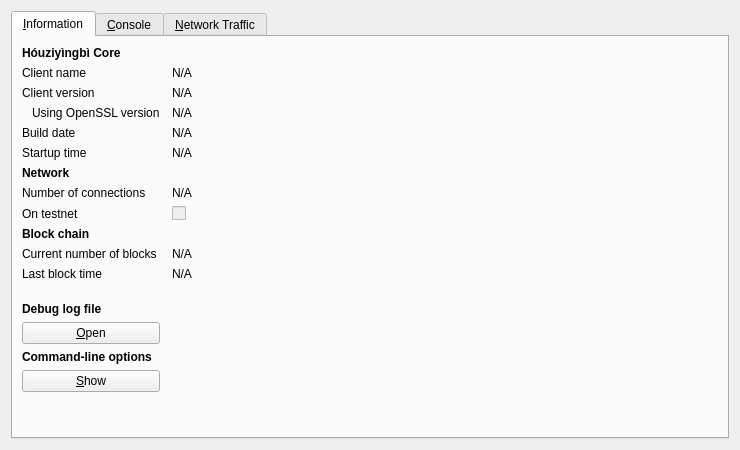
<?xml version="1.0" encoding="UTF-8"?>
<ui version="4.0">
 <class>RPCConsole</class>
 <widget class="QDialog" name="RPCConsole">
  <property name="geometry">
   <rect>
    <x>0</x>
    <y>0</y>
    <width>740</width>
    <height>450</height>
   </rect>
  </property>
  <property name="windowTitle">
   <string>Hóuziyìngbì - Debug window</string>
  </property>
  <layout class="QVBoxLayout" name="verticalLayout_2">
   <item>
    <widget class="QTabWidget" name="tabWidget">
     <property name="currentIndex">
      <number>0</number>
     </property>
     <widget class="QWidget" name="tab_info">
      <attribute name="title">
       <string>&amp;Information</string>
      </attribute>
      <layout class="QGridLayout" name="gridLayout" columnstretch="0,1">
       <property name="horizontalSpacing">
        <number>12</number>
       </property>
       <item row="0" column="0">
        <widget class="QLabel" name="label_9">
         <property name="font">
          <font>
           <weight>75</weight>
           <bold>true</bold>
          </font>
         </property>
         <property name="text">
          <string>Hóuziyìngbì Core</string>
         </property>
        </widget>
       </item>
       <item row="1" column="0">
        <widget class="QLabel" name="label_5">
         <property name="text">
          <string>Client name</string>
         </property>
        </widget>
       </item>
       <item row="1" column="1">
        <widget class="QLabel" name="clientName">
         <property name="cursor">
          <cursorShape>IBeamCursor</cursorShape>
         </property>
         <property name="text">
          <string>N/A</string>
         </property>
         <property name="textFormat">
          <enum>Qt::PlainText</enum>
         </property>
         <property name="textInteractionFlags">
          <set>Qt::LinksAccessibleByMouse|Qt::TextSelectableByKeyboard|Qt::TextSelectableByMouse</set>
         </property>
        </widget>
       </item>
       <item row="2" column="0">
        <widget class="QLabel" name="label_6">
         <property name="text">
          <string>Client version</string>
         </property>
        </widget>
       </item>
       <item row="2" column="1">
        <widget class="QLabel" name="clientVersion">
         <property name="cursor">
          <cursorShape>IBeamCursor</cursorShape>
         </property>
         <property name="text">
          <string>N/A</string>
         </property>
         <property name="textFormat">
          <enum>Qt::PlainText</enum>
         </property>
         <property name="textInteractionFlags">
          <set>Qt::LinksAccessibleByMouse|Qt::TextSelectableByKeyboard|Qt::TextSelectableByMouse</set>
         </property>
        </widget>
       </item>
       <item row="3" column="0">
        <widget class="QLabel" name="label_14">
         <property name="text">
          <string>Using OpenSSL version</string>
         </property>
         <property name="indent">
          <number>10</number>
         </property>
        </widget>
       </item>
       <item row="3" column="1">
        <widget class="QLabel" name="openSSLVersion">
         <property name="cursor">
          <cursorShape>IBeamCursor</cursorShape>
         </property>
         <property name="text">
          <string>N/A</string>
         </property>
         <property name="textFormat">
          <enum>Qt::PlainText</enum>
         </property>
         <property name="textInteractionFlags">
          <set>Qt::LinksAccessibleByMouse|Qt::TextSelectableByKeyboard|Qt::TextSelectableByMouse</set>
         </property>
        </widget>
       </item>
       <item row="4" column="0">
        <widget class="QLabel" name="label_12">
         <property name="text">
          <string>Build date</string>
         </property>
        </widget>
       </item>
       <item row="4" column="1">
        <widget class="QLabel" name="buildDate">
         <property name="cursor">
          <cursorShape>IBeamCursor</cursorShape>
         </property>
         <property name="text">
          <string>N/A</string>
         </property>
         <property name="textFormat">
          <enum>Qt::PlainText</enum>
         </property>
         <property name="textInteractionFlags">
          <set>Qt::LinksAccessibleByMouse|Qt::TextSelectableByKeyboard|Qt::TextSelectableByMouse</set>
         </property>
        </widget>
       </item>
       <item row="5" column="0">
        <widget class="QLabel" name="label_13">
         <property name="text">
          <string>Startup time</string>
         </property>
        </widget>
       </item>
       <item row="5" column="1">
        <widget class="QLabel" name="startupTime">
         <property name="cursor">
          <cursorShape>IBeamCursor</cursorShape>
         </property>
         <property name="text">
          <string>N/A</string>
         </property>
         <property name="textFormat">
          <enum>Qt::PlainText</enum>
         </property>
         <property name="textInteractionFlags">
          <set>Qt::LinksAccessibleByMouse|Qt::TextSelectableByKeyboard|Qt::TextSelectableByMouse</set>
         </property>
        </widget>
       </item>
       <item row="6" column="0">
        <widget class="QLabel" name="label_11">
         <property name="font">
          <font>
           <weight>75</weight>
           <bold>true</bold>
          </font>
         </property>
         <property name="text">
          <string>Network</string>
         </property>
        </widget>
       </item>
       <item row="7" column="0">
        <widget class="QLabel" name="label_7">
         <property name="text">
          <string>Number of connections</string>
         </property>
        </widget>
       </item>
       <item row="7" column="1">
        <widget class="QLabel" name="numberOfConnections">
         <property name="cursor">
          <cursorShape>IBeamCursor</cursorShape>
         </property>
         <property name="text">
          <string>N/A</string>
         </property>
         <property name="textFormat">
          <enum>Qt::PlainText</enum>
         </property>
         <property name="textInteractionFlags">
          <set>Qt::LinksAccessibleByMouse|Qt::TextSelectableByKeyboard|Qt::TextSelectableByMouse</set>
         </property>
        </widget>
       </item>
       <item row="8" column="0">
        <widget class="QLabel" name="label_8">
         <property name="text">
          <string>On testnet</string>
         </property>
        </widget>
       </item>
       <item row="8" column="1">
        <widget class="QCheckBox" name="isTestNet">
         <property name="enabled">
          <bool>false</bool>
         </property>
         <property name="text">
          <string/>
         </property>
        </widget>
       </item>
       <item row="9" column="0">
        <widget class="QLabel" name="label_10">
         <property name="font">
          <font>
           <weight>75</weight>
           <bold>true</bold>
          </font>
         </property>
         <property name="text">
          <string>Block chain</string>
         </property>
        </widget>
       </item>
       <item row="10" column="0">
        <widget class="QLabel" name="label_3">
         <property name="text">
          <string>Current number of blocks</string>
         </property>
        </widget>
       </item>
       <item row="10" column="1">
        <widget class="QLabel" name="numberOfBlocks">
         <property name="cursor">
          <cursorShape>IBeamCursor</cursorShape>
         </property>
         <property name="text">
          <string>N/A</string>
         </property>
         <property name="textFormat">
          <enum>Qt::PlainText</enum>
         </property>
         <property name="textInteractionFlags">
          <set>Qt::LinksAccessibleByMouse|Qt::TextSelectableByKeyboard|Qt::TextSelectableByMouse</set>
         </property>
        </widget>
       </item>
       <item row="11" column="0">
        <widget class="QLabel" name="label_2">
         <property name="text">
          <string>Last block time</string>
         </property>
        </widget>
       </item>
       <item row="11" column="1">
        <widget class="QLabel" name="lastBlockTime">
         <property name="cursor">
          <cursorShape>IBeamCursor</cursorShape>
         </property>
         <property name="text">
          <string>N/A</string>
         </property>
         <property name="textFormat">
          <enum>Qt::PlainText</enum>
         </property>
         <property name="textInteractionFlags">
          <set>Qt::LinksAccessibleByMouse|Qt::TextSelectableByKeyboard|Qt::TextSelectableByMouse</set>
         </property>
        </widget>
       </item>
       <item row="12" column="0">
        <spacer name="verticalSpacer_2">
         <property name="orientation">
          <enum>Qt::Vertical</enum>
         </property>
         <property name="sizeHint" stdset="0">
          <size>
           <width>20</width>
           <height>20</height>
          </size>
         </property>
        </spacer>
       </item>
       <item row="13" column="0">
        <widget class="QLabel" name="labelDebugLogfile">
         <property name="font">
          <font>
           <weight>75</weight>
           <bold>true</bold>
          </font>
         </property>
         <property name="text">
          <string>Debug log file</string>
         </property>
        </widget>
       </item>
       <item row="14" column="0">
        <widget class="QPushButton" name="openDebugLogfileButton">
         <property name="toolTip">
          <string>Open the Hóuziyìngbì debug log file from the current data directory. This can take a few seconds for large log files.</string>
         </property>
         <property name="text">
          <string>&amp;Open</string>
         </property>
         <property name="autoDefault">
          <bool>false</bool>
         </property>
        </widget>
       </item>
       <item row="15" column="0">
        <widget class="QLabel" name="labelCLOptions">
         <property name="font">
          <font>
           <weight>75</weight>
           <bold>true</bold>
          </font>
         </property>
         <property name="text">
          <string>Command-line options</string>
         </property>
        </widget>
       </item>
       <item row="16" column="0">
        <widget class="QPushButton" name="showCLOptionsButton">
         <property name="toolTip">
          <string>Show the Hóuziyìngbì-Qt help message to get a list with possible Hóuziyìngbì command-line options.</string>
         </property>
         <property name="text">
          <string>&amp;Show</string>
         </property>
         <property name="autoDefault">
          <bool>false</bool>
         </property>
        </widget>
       </item>
       <item row="17" column="0">
        <spacer name="verticalSpacer">
         <property name="orientation">
          <enum>Qt::Vertical</enum>
         </property>
         <property name="sizeHint" stdset="0">
          <size>
           <width>20</width>
           <height>40</height>
          </size>
         </property>
        </spacer>
       </item>
      </layout>
     </widget>
     <widget class="QWidget" name="tab_console">
      <attribute name="title">
       <string>&amp;Console</string>
      </attribute>
      <layout class="QVBoxLayout" name="verticalLayout_3">
       <property name="spacing">
        <number>3</number>
       </property>
       <item>
        <widget class="QTextEdit" name="messagesWidget">
         <property name="minimumSize">
          <size>
           <width>0</width>
           <height>100</height>
          </size>
         </property>
         <property name="readOnly">
          <bool>true</bool>
         </property>
         <property name="tabKeyNavigation" stdset="0">
          <bool>false</bool>
         </property>
         <property name="columnCount" stdset="0">
          <number>2</number>
         </property>
        </widget>
       </item>
       <item>
        <layout class="QHBoxLayout" name="horizontalLayout">
         <property name="spacing">
          <number>3</number>
         </property>
         <item>
          <widget class="QLabel" name="label">
           <property name="text">
            <string notr="true">&gt;</string>
           </property>
          </widget>
         </item>
         <item>
          <widget class="QLineEdit" name="lineEdit"/>
         </item>
         <item>
          <widget class="QPushButton" name="clearButton">
           <property name="maximumSize">
            <size>
             <width>24</width>
             <height>24</height>
            </size>
           </property>
           <property name="toolTip">
            <string>Clear console</string>
           </property>
           <property name="text">
            <string/>
           </property>
           <property name="icon">
            <iconset resource="../bitcoin.qrc">
             <normaloff>:/icons/remove</normaloff>:/icons/remove</iconset>
           </property>
           <property name="shortcut">
            <string notr="true">Ctrl+L</string>
           </property>
           <property name="autoDefault">
            <bool>false</bool>
           </property>
          </widget>
         </item>
        </layout>
       </item>
      </layout>
     </widget>
     <widget class="QWidget" name="tab">
      <attribute name="title">
       <string>&amp;Network Traffic</string>
      </attribute>
      <layout class="QHBoxLayout" name="horizontalLayout_3">
       <item>
        <layout class="QVBoxLayout" name="verticalLayout_4">
         <item>
          <widget class="TrafficGraphWidget" name="trafficGraph" native="true">
           <property name="sizePolicy">
            <sizepolicy hsizetype="Expanding" vsizetype="Expanding">
             <horstretch>0</horstretch>
             <verstretch>0</verstretch>
            </sizepolicy>
           </property>
          </widget>
         </item>
         <item>
          <layout class="QHBoxLayout" name="horizontalLayout_2">
           <item>
            <widget class="QSlider" name="sldGraphRange">
             <property name="minimum">
              <number>1</number>
             </property>
             <property name="maximum">
              <number>288</number>
             </property>
             <property name="pageStep">
              <number>12</number>
             </property>
             <property name="value">
              <number>6</number>
             </property>
             <property name="orientation">
              <enum>Qt::Horizontal</enum>
             </property>
            </widget>
           </item>
           <item>
            <widget class="QLabel" name="lblGraphRange">
             <property name="minimumSize">
              <size>
               <width>100</width>
               <height>0</height>
              </size>
             </property>
             <property name="alignment">
              <set>Qt::AlignCenter</set>
             </property>
            </widget>
           </item>
           <item>
            <widget class="QPushButton" name="btnClearTrafficGraph">
             <property name="text">
              <string>&amp;Clear</string>
             </property>
            </widget>
           </item>
          </layout>
         </item>
        </layout>
       </item>
       <item>
        <layout class="QVBoxLayout" name="verticalLayout">
         <item>
          <widget class="QGroupBox" name="groupBox">
           <property name="title">
            <string>Totals</string>
           </property>
           <layout class="QVBoxLayout" name="verticalLayout_5">
            <item>
             <layout class="QHBoxLayout" name="horizontalLayout_4">
              <item>
               <widget class="Line" name="line">
                <property name="sizePolicy">
                 <sizepolicy hsizetype="Fixed" vsizetype="Fixed">
                  <horstretch>0</horstretch>
                  <verstretch>0</verstretch>
                 </sizepolicy>
                </property>
                <property name="minimumSize">
                 <size>
                  <width>10</width>
                  <height>0</height>
                 </size>
                </property>
                <property name="palette">
                 <palette>
                  <active>
                   <colorrole role="Light">
                    <brush brushstyle="SolidPattern">
                     <color alpha="255">
                      <red>0</red>
                      <green>255</green>
                      <blue>0</blue>
                     </color>
                    </brush>
                   </colorrole>
                  </active>
                  <inactive>
                   <colorrole role="Light">
                    <brush brushstyle="SolidPattern">
                     <color alpha="255">
                      <red>0</red>
                      <green>255</green>
                      <blue>0</blue>
                     </color>
                    </brush>
                   </colorrole>
                  </inactive>
                  <disabled>
                   <colorrole role="Light">
                    <brush brushstyle="SolidPattern">
                     <color alpha="255">
                      <red>0</red>
                      <green>255</green>
                      <blue>0</blue>
                     </color>
                    </brush>
                   </colorrole>
                  </disabled>
                 </palette>
                </property>
                <property name="orientation">
                 <enum>Qt::Horizontal</enum>
                </property>
               </widget>
              </item>
              <item>
               <widget class="QLabel" name="label_16">
                <property name="text">
                 <string>In:</string>
                </property>
               </widget>
              </item>
              <item>
               <widget class="QLabel" name="lblBytesIn">
                <property name="minimumSize">
                 <size>
                  <width>50</width>
                  <height>0</height>
                 </size>
                </property>
                <property name="alignment">
                 <set>Qt::AlignRight|Qt::AlignTrailing|Qt::AlignVCenter</set>
                </property>
               </widget>
              </item>
             </layout>
            </item>
            <item>
             <layout class="QHBoxLayout" name="horizontalLayout_5">
              <item>
               <widget class="Line" name="line_2">
                <property name="sizePolicy">
                 <sizepolicy hsizetype="Fixed" vsizetype="Fixed">
                  <horstretch>0</horstretch>
                  <verstretch>0</verstretch>
                 </sizepolicy>
                </property>
                <property name="minimumSize">
                 <size>
                  <width>10</width>
                  <height>0</height>
                 </size>
                </property>
                <property name="palette">
                 <palette>
                  <active>
                   <colorrole role="Light">
                    <brush brushstyle="SolidPattern">
                     <color alpha="255">
                      <red>255</red>
                      <green>0</green>
                      <blue>0</blue>
                     </color>
                    </brush>
                   </colorrole>
                  </active>
                  <inactive>
                   <colorrole role="Light">
                    <brush brushstyle="SolidPattern">
                     <color alpha="255">
                      <red>255</red>
                      <green>0</green>
                      <blue>0</blue>
                     </color>
                    </brush>
                   </colorrole>
                  </inactive>
                  <disabled>
                   <colorrole role="Light">
                    <brush brushstyle="SolidPattern">
                     <color alpha="255">
                      <red>255</red>
                      <green>0</green>
                      <blue>0</blue>
                     </color>
                    </brush>
                   </colorrole>
                  </disabled>
                 </palette>
                </property>
                <property name="orientation">
                 <enum>Qt::Horizontal</enum>
                </property>
               </widget>
              </item>
              <item>
               <widget class="QLabel" name="label_17">
                <property name="text">
                 <string>Out:</string>
                </property>
               </widget>
              </item>
              <item>
               <widget class="QLabel" name="lblBytesOut">
                <property name="minimumSize">
                 <size>
                  <width>50</width>
                  <height>0</height>
                 </size>
                </property>
                <property name="alignment">
                 <set>Qt::AlignRight|Qt::AlignTrailing|Qt::AlignVCenter</set>
                </property>
               </widget>
              </item>
             </layout>
            </item>
            <item>
             <spacer name="verticalSpacer_4">
              <property name="orientation">
               <enum>Qt::Vertical</enum>
              </property>
              <property name="sizeHint" stdset="0">
               <size>
                <width>20</width>
                <height>407</height>
               </size>
              </property>
             </spacer>
            </item>
           </layout>
          </widget>
         </item>
        </layout>
       </item>
      </layout>
     </widget>
    </widget>
   </item>
  </layout>
 </widget>
 <customwidgets>
  <customwidget>
   <class>TrafficGraphWidget</class>
   <extends>QWidget</extends>
   <header>trafficgraphwidget.h</header>
   <container>1</container>
   <slots>
    <slot>clear()</slot>
   </slots>
  </customwidget>
 </customwidgets>
 <resources>
  <include location="../bitcoin.qrc"/>
 </resources>
 <connections/>
</ui>
